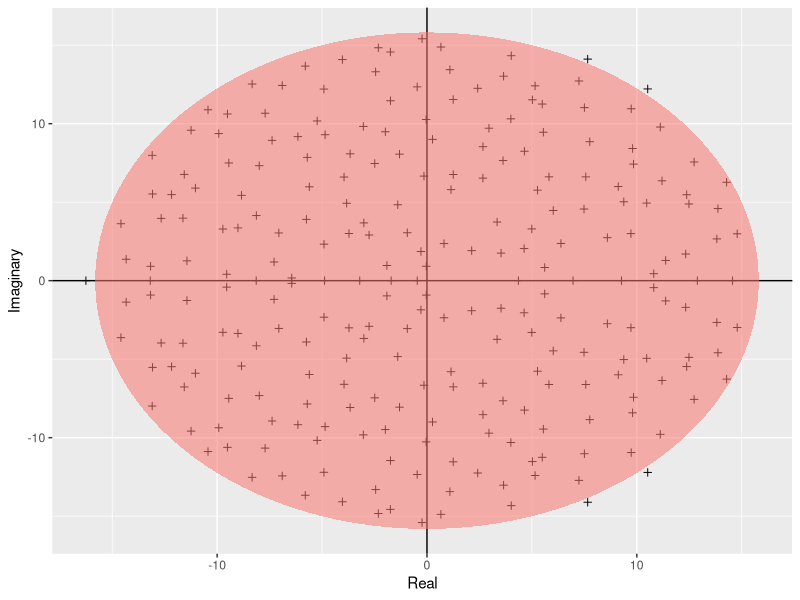

Recreate this plot in R. (Note: this script raises an error after producing the figure.)
#################### Plotting Girko's Circular Law #################################

# clear workspace
rm(list=ls())

# imports
library(ggplot2)

build_ellipse <- function(hradius, vradius){ # function that returns an ellipse
    npoints = 250
    a <- seq(0, 2 * pi, length = npoints + 1)
    x <- hradius * cos(a)
    y <- vradius * sin(a)
    return(data.frame(x = x, y= y))
} 

N <- 250 # assign size of matrix

M <- matrix(rnorm(N * N), N, N) # build the matrix

eigvals <- eigen(M)$values # find the eigenvalues

eigDF <- data.frame("Real" = Re(eigvals), "Imaginary" = Im(eigvals)) # build a dataframe

my_radius <- sqrt(N) # The radius of the circle is sqrt(N)

ellDF <- build_ellipse(my_radius, my_radius) # dataframe to plot the ellipse

names(ellDF) <- c("Real", "Imaginary") # rename the columns

# plot the eigenvalues
p <- ggplot(eigDF, aes(x = Real, y = Imaginary))
p <- p +
  geom_point(shape = I(3)) +
  theme(legend.position = "none")

# now add the vertical and horizontal line
p <- p + geom_hline(aes(yintercept = 0))
p <- p + geom_vline(aes(xintercept = 0))

# finally, add the ellipse
p <- p + geom_polygon(data = ellDF, aes(x = Real, y = Imaginary, alpha = 1/20, fill = "red"))

# print plot to pdf
pdf("../Results/Girko.pdf")
p
dev.off()


